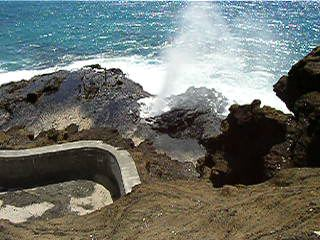
#> input picture openCV_code/TestImages/Blowhole013.jpg, 320 x 240 px, given in place of the camera
$ python canny_video.py
#> lines starting #> are read from the running program, lines starting #| are printed output that depends on the picture; after the words box and inside, x2 and y2 are one past the last pixel; in counts of white or black regions, pixels touching at a corner belong together
import cv2
import numpy as np

videoCap = cv2.VideoCapture(0)

ret, nextFrame = videoCap.read()
#> nextFrame is the input picture: shape (240, 320, 3); mean B, G, R 107.7, 113.1, 108.1

while ret:
    # Deal with the canny
    gray_image = cv2.cvtColor(nextFrame, cv2.COLOR_BGR2GRAY)
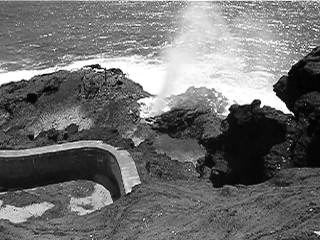
#> gray_image: shape (240, 320); min 0, max 255, mean 111

    canny = cv2.Canny(gray_image, 50, 200)
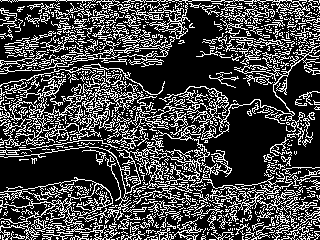
#> canny: shape (240, 320); 27.2% white in thin lines or dots

    # Deal with Houghlines
    lines = cv2.HoughLinesP(canny, 1, np.pi / 180,
                            threshold=5, minLineLength=20, maxLineGap=10)
#> lines = 928 rows, first 6: [113, 133, 217, 171], [59, 150, 139, 0], [0, 228, 211, 180], [208, 14, 319, 0], [210, 222, 284, 176], [92, 150, 100, 1]

    for lineSet in lines:
        for line in lineSet:
            cv2.line(nextFrame, (line[0], line[1]),
                     (line[2], line[3]), (0, 0, 255), 3, 8)
#> this loop made 928 passes
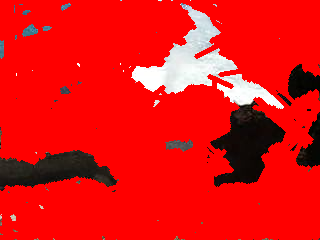
#> nextFrame: shape (240, 320, 3); mean B, G, R 17.6, 18, 228.2


    cv2.imshow("Video", nextFrame)

    key_stroke = chr(cv2.waitKey(1) & 0xff)
#> (key Esc is pressed here)

    if key_stroke == "q":
        break
    else:
        ret, nextFrame = videoCap.read()

$ run again, on openCV_code/TestImages/Coins1.jpg
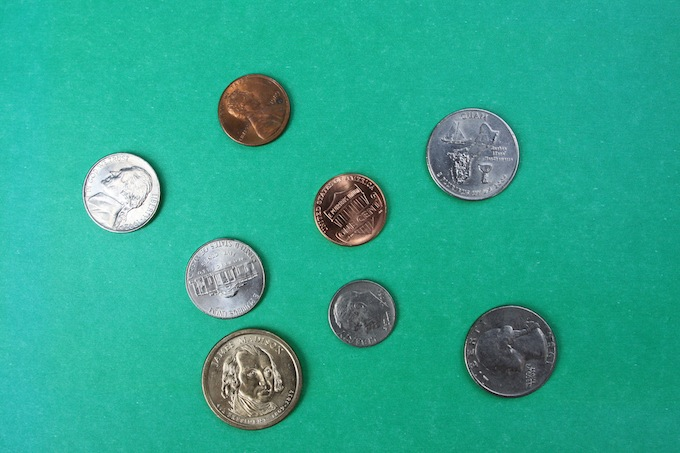
#> input picture openCV_code/TestImages/Coins1.jpg, 680 x 453 px, given in place of the camera
#> nextFrame is the input picture: shape (453, 680, 3); mean B, G, R 143.4, 166.8, 44.8
#> `canny = cv2.Canny(gray_image, 50, 200)`:
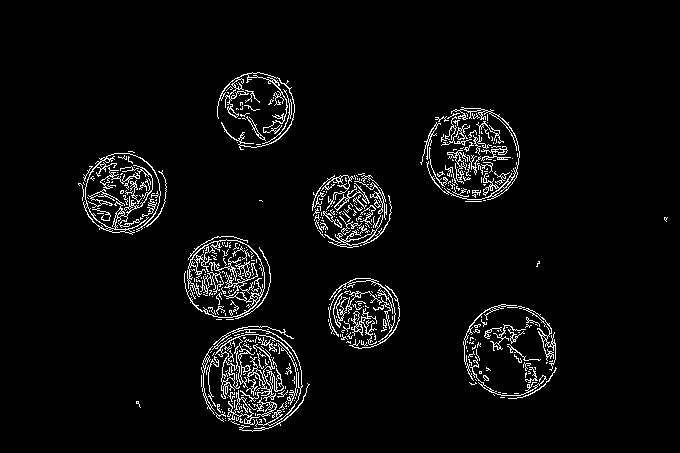
#> canny: shape (453, 680); 4.4% white in thin lines or dots, all inside (x1, y1, x2, y2) = (78, 72, 668, 432)
#> lines = 607 rows, first 6: [330, 298, 396, 326], [335, 292, 365, 303], [328, 308, 373, 330], [477, 317, 528, 360], [223, 336, 279, 422], [291, 414, 301, 371]
#> the loop `for lineSet in lines:` made 607 passes
#> after the loop `for lineSet in lines:`:
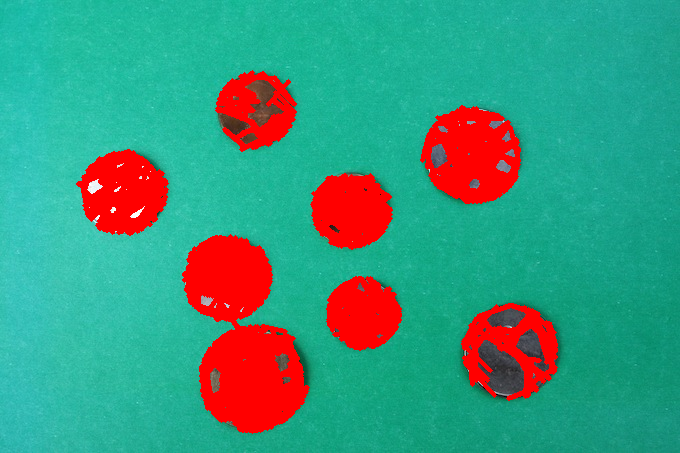
#> nextFrame: shape (453, 680, 3); 14.05% of pixels changed, all inside (x1, y1, x2, y2) = (76, 70, 558, 434)

$ run again, on openCV_code/TestImages/Coins2.jpg
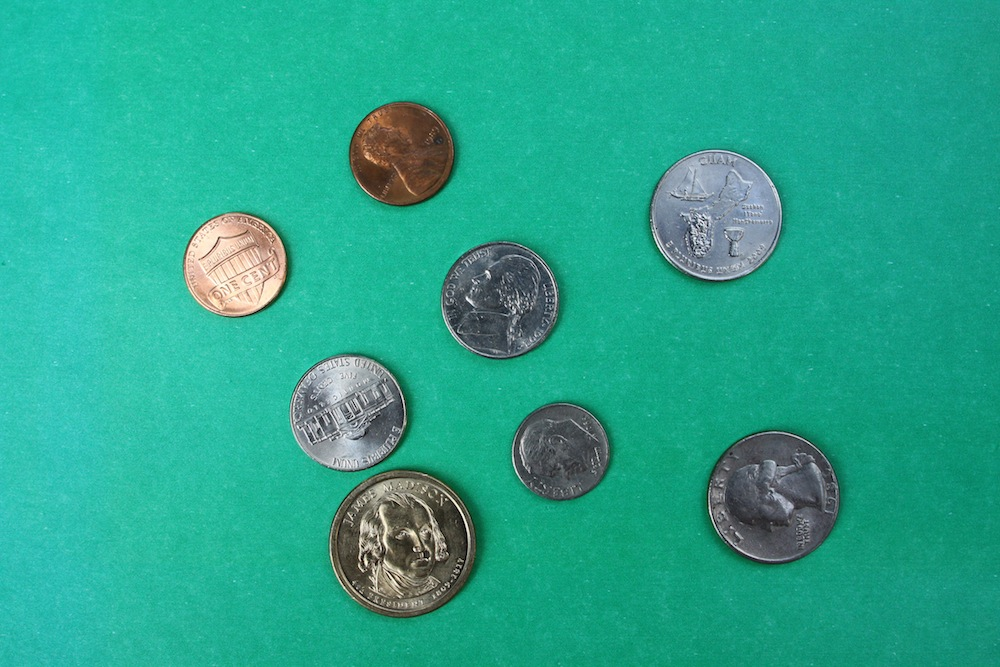
#> input picture openCV_code/TestImages/Coins2.jpg, 1000 x 667 px, given in place of the camera
#> nextFrame is the input picture: shape (667, 1000, 3); mean B, G, R 140.5, 165.1, 40.2
#> `canny = cv2.Canny(gray_image, 50, 200)`:
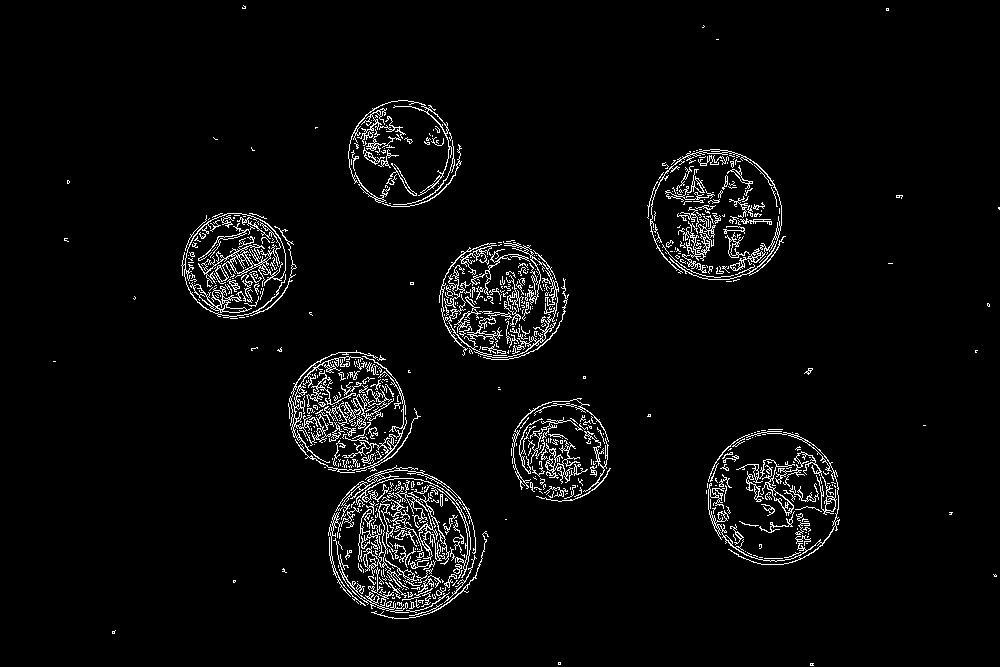
#> canny: shape (667, 1000); 3.9% white in thin lines or dots
#> lines = 1144 rows, first 6: [680, 198, 706, 150], [513, 467, 549, 419], [726, 227, 761, 219], [673, 261, 713, 213], [300, 376, 379, 461], [444, 321, 485, 287]
#> the loop `for lineSet in lines:` made 1144 passes
#> after the loop `for lineSet in lines:`:
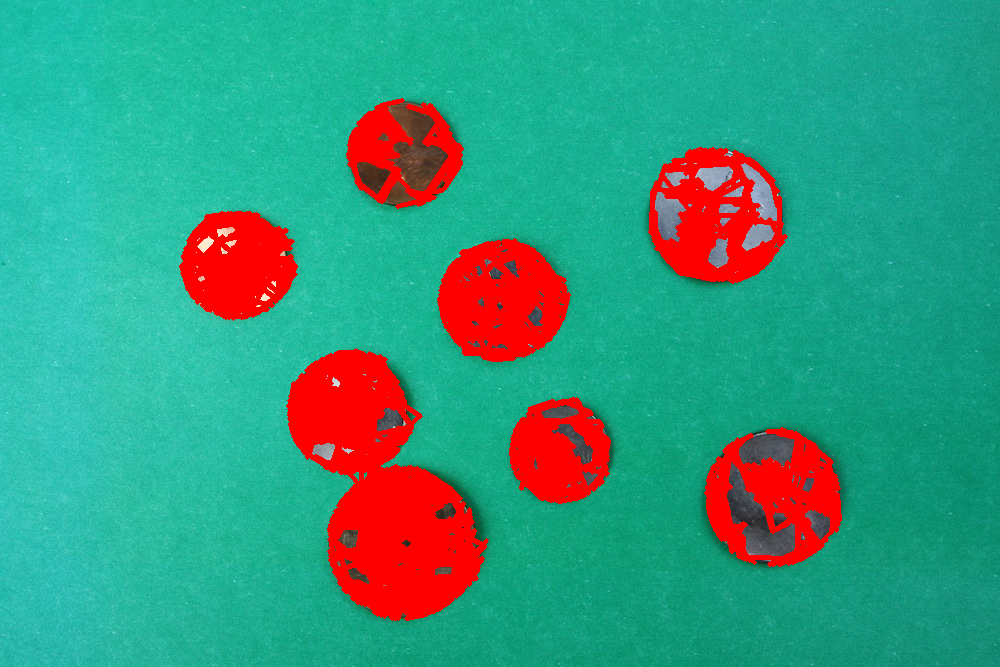
#> nextFrame: shape (667, 1000, 3); 12.43% of pixels changed, all inside (x1, y1, x2, y2) = (179, 98, 842, 621)
